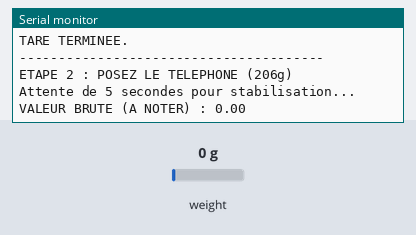
The sketch below on a simulated ESP32. On the bench: the last lines printed to the serial monitor. Inputs (shaded band) come from the test bench; at power-on: weight on the scale 0 g.

Above: at 12.3 s.
12.4 s: weight on the scale set to 100 g
At 14.5 s:
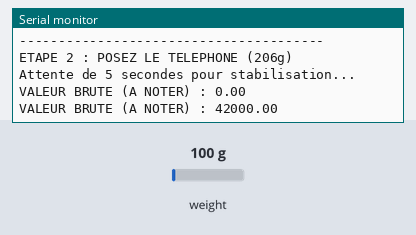
14.6 s: weight on the scale set to 1250 g
At 16.8 s:
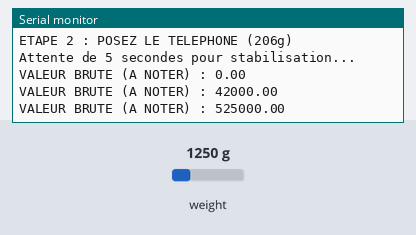
Timing chart, 0 to 18.3 s (numbered marks = the images above; inputs shaded):
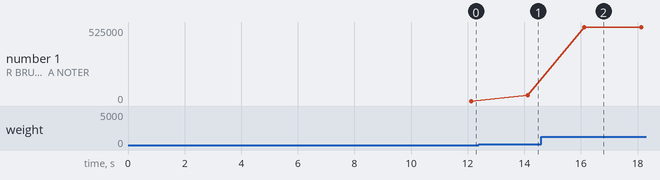

The sketch:

calibration_statique.ino
```cpp
#include <HX711.h>

#define HX711_DOUT 32
#define HX711_SCK 33

HX711 scale;

void setup() {
  Serial.begin(9600);
  Serial.println("--- DEMARRAGE CALIBRATION STATIQUE ---");

  scale.begin(HX711_DOUT, HX711_SCK);

  scale.set_scale(1.f);

  Serial.println("ETAPE 1 : VIDEZ LE PLATEAU !");
  Serial.println("Début de la tare dans 5 secondes...");
  delay(5000);

  scale.tare(); // Définit le zéro actuel
  Serial.println("TARE TERMINEE.");
  Serial.println("---------------------------------------");
  Serial.println("ETAPE 2 : POSEZ LE TELEPHONE (206g)");
  Serial.println("Attente de 5 secondes pour stabilisation...");
  delay(5000);
}

void loop() {
  if (scale.is_ready()) {
    // On lit la moyenne de 10 mesures
    float valeur_brute = scale.get_units(10);

    Serial.print("VALEUR BRUTE (A NOTER) : ");
    Serial.println(valeur_brute);
  } else {
    Serial.println("Erreur : HX711 non prêt.");
  }
  delay(1000);
}
```

Measured:
- after the input at 12.4 s, the serial monitor: prints a new line after 1.7 s (image 1)
- after the input at 14.6 s, the serial monitor: prints a new line after 1.5 s (image 2)
- plotted number 1: 0 → 42000 after the input at 12.4 s, 42000 → 525000 after the input at 14.6 s
